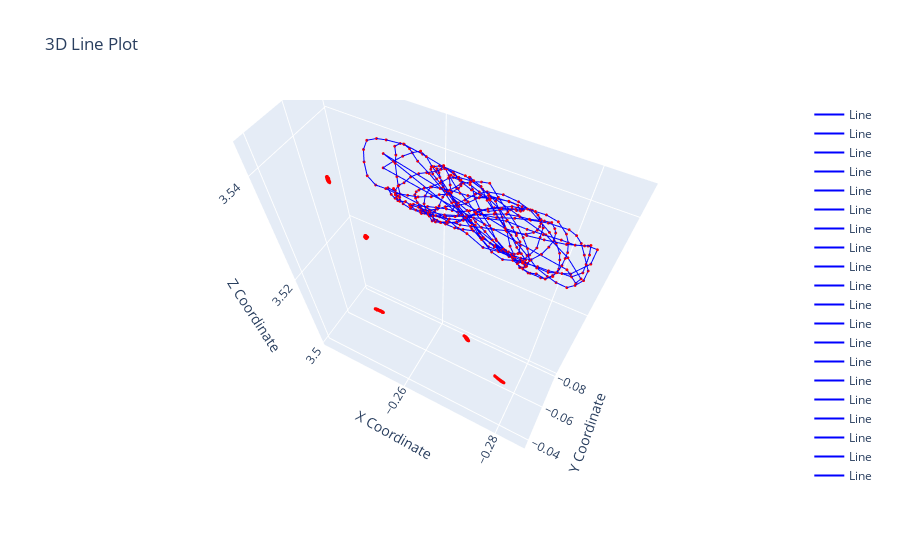

Notebook source saved alongside this figure:
### Code cell
coords = np.array(fixedball3d)  # Update this line based on your actual data
coords_sticker = np.array([x for p in fixedsticker3d for x in p])

# Create line connections between sequential points
connections = [[a, b] for a, b in zip(range(len(coords)-1), range(1, len(coords)))]
coords = np.concatenate([coords, coords_sticker], 0)
# Calculate max range to set equal axes
x_range = [coords[:, 0].min(), coords[:, 0].max()]
y_range = [coords[:, 1].min(), coords[:, 1].max()]
z_range = [coords[:, 2].min(), coords[:, 2].max()]

# Find the maximum range
max_range = max(x_range[1] - x_range[0], y_range[1] - y_range[0], z_range[1] - z_range[0])

# Calculate the mid points for each axis
x_mid = sum(x_range) / 2
y_mid = sum(y_range) / 2
z_mid = sum(z_range) / 2

# Set the range for each axis to be the max range centered around the mid point
x_range = [x_mid - max_range / 2, x_mid + max_range / 2]
y_range = [y_mid - max_range / 2, y_mid + max_range / 2]
z_range = [z_mid - max_range / 2, z_mid + max_range / 2]

# Create the figure object
fig = go.Figure()

# Add lines between connected points
for conn in connections:
    fig.add_trace(go.Scatter3d(
        x=[coords[conn[0], 0], coords[conn[1], 0]],
        y=[coords[conn[0], 1], coords[conn[1], 1]],
        z=[coords[conn[0], 2], coords[conn[1], 2]],
        mode='lines',
        line=dict(color='blue', width=2),
        name='Line'
    ))

# Add markers for each point
fig.add_trace(go.Scatter3d(
    x=coords[:, 0],
    y=coords[:, 1],
    z=coords[:, 2],
    mode='markers',
    marker=dict(size=1, color='red'),
    name='Points'
))

# Update plot appearance
fig.update_layout(
    title="3D Line Plot",
    scene=dict(
        xaxis_title='X Coordinate',
        yaxis_title='Y Coordinate',
        zaxis_title='Z Coordinate',
        xaxis=dict(range=x_range, autorange=False),
        yaxis=dict(range=y_range, autorange=False),
        zaxis=dict(range=z_range, autorange=False),
        aspectmode='manual'
        #,
        #aspectratio=dict(x=1, y=1, z=1)
    )
)

# Show the plot
fig.show()
